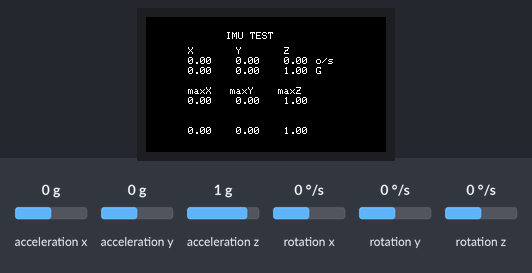
Bench run of a sketch on a simulated ESP32. On the bench: 240×135 colour display. Inputs (shaded band) come from the test bench; at power-on: acceleration x 0 g, acceleration y 0 g, acceleration z 1 g, rotation x 0 °/s, rotation y 0 °/s, rotation z 0 °/s. What the sketch prints to the serial monitor is not drawn.

Above: at 1.3 s.
1.4 s: acceleration x set to 0.8 g
At 3.3 s:
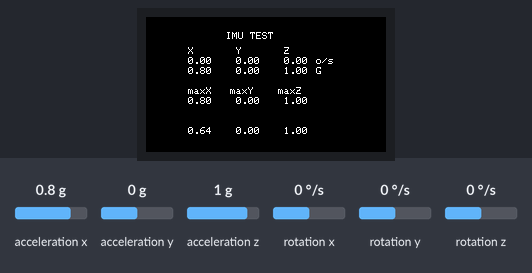
3.7 s: acceleration y set to 0.8 g
At 4.7 s:
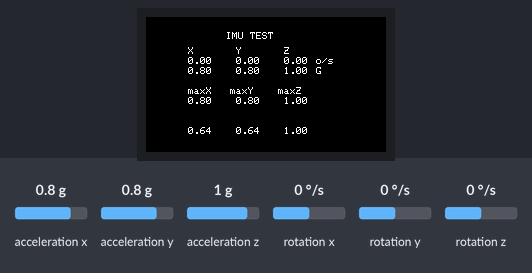
5.7 s: acceleration z set to 1.4 g
At 7.3 s:
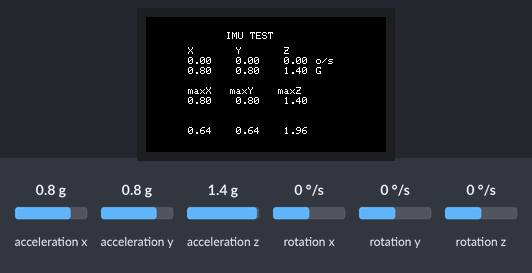
7.7 s: rotation x set to -192 °/s
At 8.7 s:
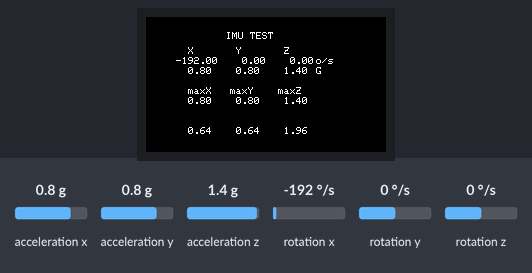
9.8 s: rotation y set to -192 °/s
At 11.4 s:
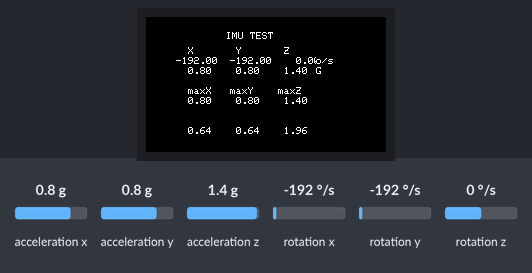
11.8 s: rotation z set to -192 °/s
At 12.8 s:
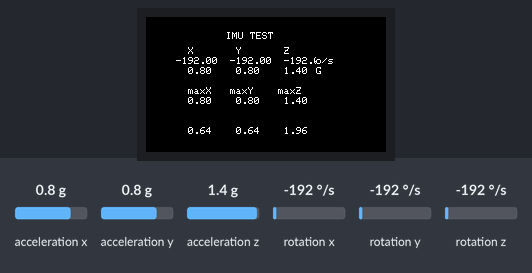
Timing chart, 0 to 14.8 s (numbered marks = the images above; inputs shaded):
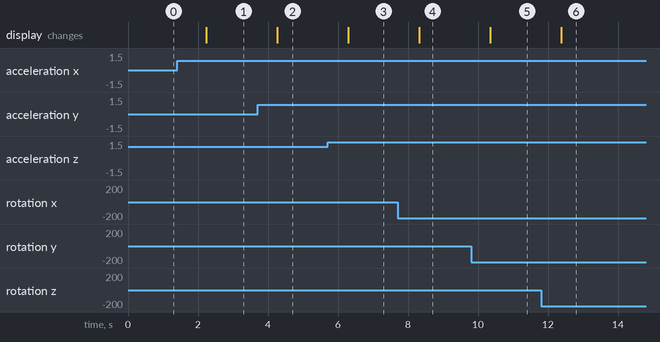

Measured:
- after the input at 1.4 s, the display: changes after 0.83 s (image 1)
- after the input at 3.7 s, the display: changes after 0.56 s (image 2)
- after the input at 5.7 s, the display: changes after 0.59 s (image 3)
- after the input at 7.7 s, the display: changes after 0.62 s (image 4)
- after the input at 9.8 s, the display: changes after 0.55 s (image 5)
- after the input at 11.8 s, the display: changes after 0.58 s (image 6)

The sketch:

IMU_V2.ino
```cpp
// (licence header left out)
#include <M5StickCPlus.h>

float accX = 0.0F;
float accY = 0.0F;
float accZ = 0.0F;

float gyroX = 0.0F;
float gyroY = 0.0F;
float gyroZ = 0.0F;

float maxX = 0.0F;
float maxY = 0.0F;
float maxZ = 0.0F;

float xSq = 0.0F;
float ySq = 0.0F;
float zSq = 0.0F;

float vectMag = 0.0F;
/* After M5StickC Plus is started or reset
  the program in the setUp () function will be run, and this part will only be
  run once. 在 M5StickC Plus
  启动或者复位后，即会开始执行setup()函数中的程序，该部分只会执行一次。 */
void setup() {
  Serial.begin(115200);
  while (!Serial)
    ;
  M5.begin();             // Init M5StickC Plus.  初始化 M5StickC Plus
  M5.Imu.Init();          // Init IMU.  初始化IMU
  M5.Lcd.setRotation(3);  // Rotate the screen. 将屏幕旋转
  M5.Lcd.fillScreen(BLACK);
  M5.Lcd.setTextSize(1);
  M5.Lcd.setCursor(80, 15);  // set the cursor location.  设置光标位置
  M5.Lcd.println("IMU TEST");
  M5.Lcd.setCursor(30, 30);
  M5.Lcd.println("  X       Y       Z");
  M5.Lcd.setCursor(30, 70);
  M5.Lcd.println("  maxX   maxY    maxZ");
}

/* After the program in setup() runs, it runs the program in loop()
The loop() function is an infinite loop in which the program runs repeatedly
在setup()函数中的程序执行完后，会接着执行loop()函数中的程序
loop()函数是一个死循环，其中的程序会不断的重复运行 */
void loop() {
  M5.IMU.getGyroData(&gyroX, &gyroY, &gyroZ);
  M5.IMU.getAccelData(&accX, &accY, &accZ);
  //find maxes
  if (maxX < accX) {
    maxX = accX;
  }
  if (maxY < accY) {
    maxY = accY;
  }
  if (maxZ < accZ) {
    maxZ = accZ;
  }
  //make xSq, ySq, zSq
  xSq = sq(accX);
  ySq = sq(accY);
  zSq = sq(accZ);

  M5.Lcd.setCursor(30, 40);
  M5.Lcd.printf("%6.2f  %6.2f  %6.2f      ", gyroX, gyroY, gyroZ);
  M5.Lcd.setCursor(170, 40);
  M5.Lcd.print("o/s");
  M5.Lcd.setCursor(30, 50);
  M5.Lcd.printf(" %5.2f   %5.2f   %5.2f   ", accX, accY, accZ);
  M5.Lcd.setCursor(170, 50);
  M5.Lcd.print("G");
  M5.Lcd.setCursor(30, 80);
  M5.Lcd.printf(" %5.2f   %5.2f   %5.2f   ", maxX, maxY, maxZ);

  Serial.printf(" %5.2f   %5.2f   %5.2f   ", maxX, maxY, maxZ);
  Serial.println("");
  Serial.println("Squares");
  M5.Lcd.setCursor(30, 110);
  M5.Lcd.printf(" %5.2f   %5.2f   %5.2f   ", xSq, ySq, zSq);
  Serial.println("");

  if (M5.BtnA
        .wasReleased()) {  // If the button A is pressed.  如果按键 A 被按下
    maxX = 0.0F;
    maxY = 0.0F;
    maxZ = 0.0F;
  }
  delay(1000);
}
```
